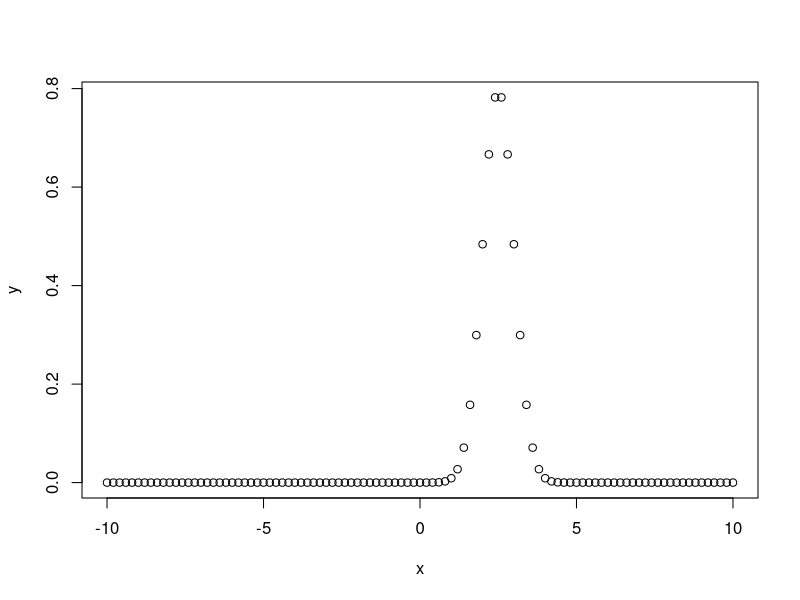

R code for this plot:
#Create the sequence of numbers
x<-seq(-10,10,by=0.2)
y<-dnorm(x,mean = 2.5,sd=0.5)
print(y)
png(file="dnorm.png")
plot(x,y)
dev.off()
